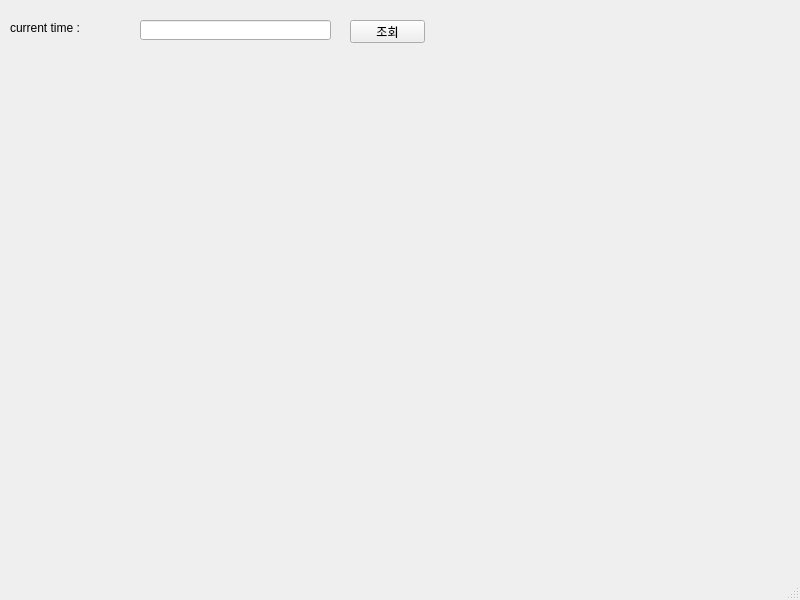
<?xml version="1.0" encoding="UTF-8"?>
<ui version="4.0">
 <class>MainWindow</class>
 <widget class="QMainWindow" name="MainWindow">
  <property name="geometry">
   <rect>
    <x>0</x>
    <y>0</y>
    <width>800</width>
    <height>600</height>
   </rect>
  </property>
  <property name="windowTitle">
   <string>MainWindow</string>
  </property>
  <widget class="QWidget" name="centralwidget">
   <widget class="QPushButton" name="pushButton">
    <property name="geometry">
     <rect>
      <x>350</x>
      <y>20</y>
      <width>75</width>
      <height>23</height>
     </rect>
    </property>
    <property name="text">
     <string>조회</string>
    </property>
   </widget>
   <widget class="QLabel" name="label">
    <property name="geometry">
     <rect>
      <x>10</x>
      <y>20</y>
      <width>111</width>
      <height>16</height>
     </rect>
    </property>
    <property name="text">
     <string>current time : </string>
    </property>
   </widget>
   <widget class="QLineEdit" name="lineEdit">
    <property name="geometry">
     <rect>
      <x>140</x>
      <y>20</y>
      <width>191</width>
      <height>20</height>
     </rect>
    </property>
   </widget>
  </widget>
  <widget class="QMenuBar" name="menubar">
   <property name="geometry">
    <rect>
     <x>0</x>
     <y>0</y>
     <width>800</width>
     <height>21</height>
    </rect>
   </property>
  </widget>
  <widget class="QStatusBar" name="statusbar"/>
 </widget>
 <resources/>
 <connections/>
</ui>
